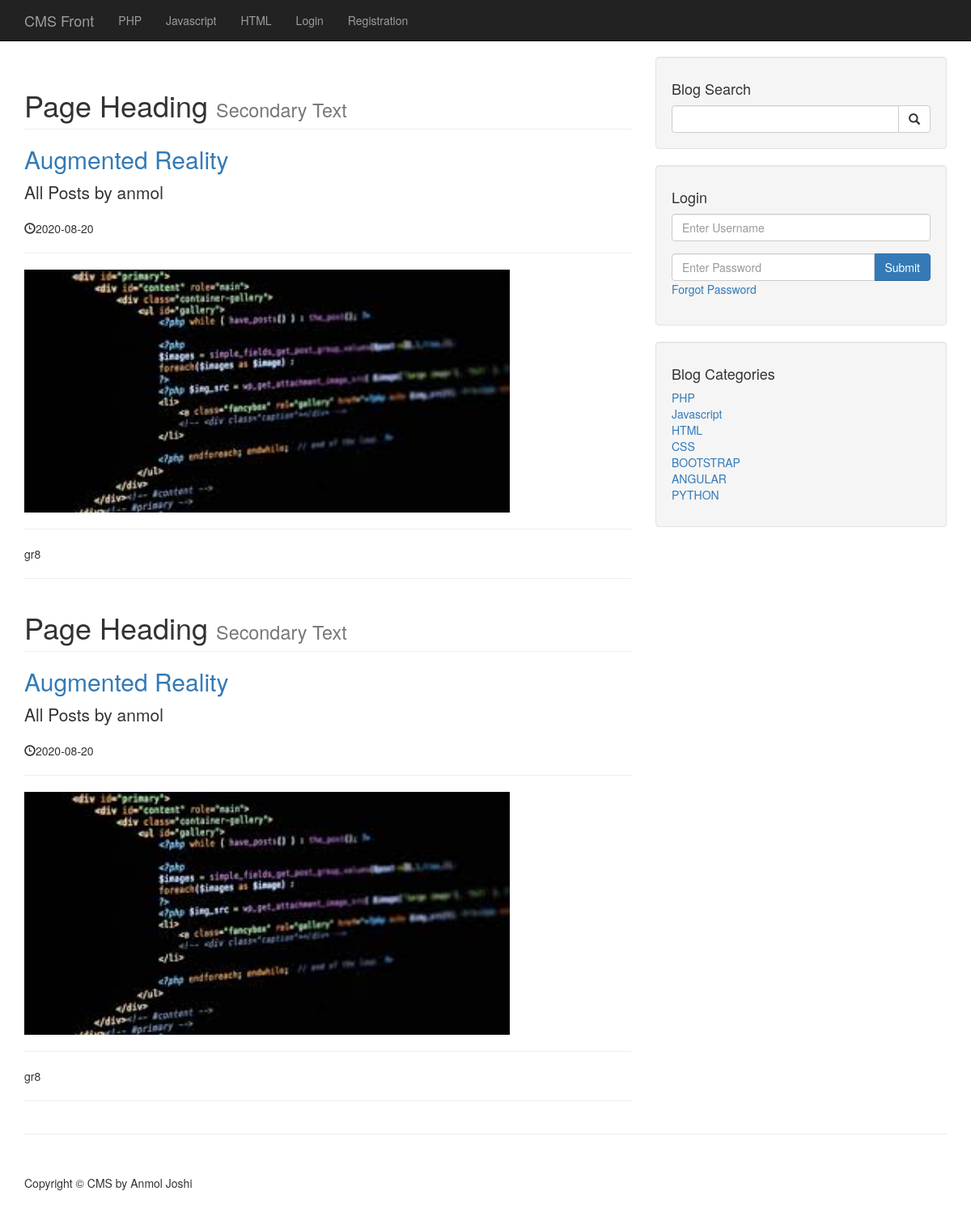
Screenshot of /author_posts.php?author=anmol&p_id=158 with the database file from the repository.
### tables this page shows
CREATE TABLE `categories` (
  `cat_id` int(3) NOT NULL,
  `cat_title` varchar(255) NOT NULL
);

CREATE TABLE `posts` (
  `post_id` int(3) NOT NULL,
  `post_category_id` int(3) NOT NULL,
  `post_title` varchar(255) NOT NULL,
  `post_author` varchar(255) NOT NULL,
  `post_user` varchar(255) NOT NULL,
  `post_date` date NOT NULL,
  `post_image` text NOT NULL,
  `post_content` text NOT NULL,
  `post_tags` varchar(255) NOT NULL,
  `post_comment_count` varchar(255) NOT NULL,
  `post_status` varchar(255) NOT NULL DEFAULT 'draft',
  `post_views_count` int(11) NOT NULL,
  `likes` int(11) NOT NULL
);

### admin/functions.php (called while the page is built, shortened)
<?php
function isLoggedIn(){
    return false;
}
?>

### author_posts.php (the view, shortened to what this page needs)
<?php include "includes/header.php"; ?>
<?php include "includes/nav.php"; ?>
    <div class="container">
        <div class="row">
            <div class="col-md-8">
            <?php
        if(isset($_GET['p_id'])){
            $the_post_author=$_GET['author'];
        }
              $query="SELECT * FROM posts WHERE post_user='{$the_post_author}' ";
                 $select_all_posts_query=mysqli_query($connection,$query);
                    while($row =mysqli_fetch_assoc($select_all_posts_query)){
                         $post_title=$row['post_title'];
                         $post_author=$row['post_user'];
                         $post_date=$row['post_date'];
                         $post_image=$row['post_image'];
                         $post_content=$row['post_content'];
                ?>
                 <h1 class="page-header">
                    Page Heading
                    <small>Secondary Text</small>
                </h1>
                <h2>
                    <a href="#"><?php echo $post_title ?></a>
                </h2>
                <p class="lead">
                   All Posts by  <?php echo $post_author ?>
                </p>
                <p><span class="glyphicon glyphicon-time"></span><?php echo $post_date ?></p>
                <hr>
                <img width="600px" height="300px" class="img-responsive" src="images/<?php echo $post_image;?>" alt="">
                <hr>
                <p><?php echo $post_content ?></p>
                <hr>
               <?php   } ?>
            </div>
            <?php include "includes/sidebar.php"; ?>
        </div>
        <hr>
       <?php include "includes/footer.php"; ?>

### includes/nav.php (shortened to what this page needs)
<nav class="navbar navbar-inverse navbar-fixed-top" role="navigation">
     <div class="container">
         <div class="navbar-header">
             <a class="navbar-brand" href="/cms">CMS Front</a>
         </div>
         <div class="collapse navbar-collapse" id="bs-example-navbar-collapse-1">
             <ul class="nav navbar-nav">
               <?php
 $query = "SELECT * FROM categories LIMIT 3";
 $select_all_categories_query = mysqli_query($connection,$query);
 while($row = mysqli_fetch_assoc($select_all_categories_query)) {
    $cat_title = $row['cat_title'];
    $cat_id = $row['cat_id'];
     echo "<li><a href='/cms/category/{$cat_id}'>{$cat_title}</a></li>";
 }
 ?>
                 <?php if(isLoggedIn()): ?>
                     <li>
                         <a href="admin">Admin</a>
                     </li>
                     <li>
                         <a href="/cms/includes/logout.php">Logout</a>
                     </li>
                 <?php else: ?>
                     <li>
                         <a href="/cms/login.php">Login</a>
                     </li>
                 <?php endif; ?>
                  <li>
                     <a href="/cms/registration">Registration</a>
                 </li>
             </ul>
         </div>
     </div>
 </nav>

### includes/sidebar.php (shortened to what this page needs)
<div class="col-md-4">
<div class="well">
    <h4>Blog Search</h4>
    <form action="search.php" method="post">
    <div class="input-group">
        <input name="search" type="text" class="form-control">
        <span class="input-group-btn">
            <button name="submit" class="btn btn-default" type="submit">
                <span class="glyphicon glyphicon-search"></span>
        </button>
        </span>
    </div>
    </form>
</div>
<div class="well">
<?php if(isset($_SESSION['user_role'])): ?>
<h4>Logged in as <?php echo $_SESSION['username'] ?></h4>
<a href="includes/logout.php" class="btn btn-primary">Logout</a>
<?php else: ?>
<h4>Login</h4>
<form method="post">
<div class="form-group">
    <input name="username" type="text" class="form-control" placeholder="Enter Username">
</div>
  <div class="input-group">
    <input name="password" type="password" class="form-control" placeholder="Enter Password">
    <span class="input-group-btn">
       <button class="btn btn-primary" name="login" type="submit">Submit
       </button>
    </span>
   </div>
    <div class="form-group">
        <a href="forgot.php?forgot=<?php echo uniqid(true); ?>">Forgot Password</a>
    </div>
</form>
<?php endif; ?>
</div>
<div class="well">
<?php
$query = "SELECT * FROM categories";
$select_categories_sidebar = mysqli_query($connection,$query);
?>
 <h4>Blog Categories</h4>
    <div class="row">
        <div class="col-lg-12">
            <ul class="list-unstyled">
              <?php
while($row = mysqli_fetch_assoc($select_categories_sidebar )) {
$cat_title = $row['cat_title'];
$cat_id = $row['cat_id'];
echo "<li><a href='category.php?category=$cat_id'>{$cat_title}</a></li>";
}
            ?>
            </ul>
        </div>
    </div>
</div>
</div>

### css/blog-home.css (style rules this page uses)
body { padding-top: 70px; }

### rows the page displays
categories: cat_title "PHP"
categories: cat_title "Javascript"
categories: cat_title "HTML"
posts: post_title "Augmented Reality", post_user "anmol", post_date "2020-08-20", post_image (picture), post_content "gr8"
posts: post_title "Augmented Reality", post_user "anmol", post_date "2020-08-20", post_image (picture), post_content "gr8"
categories: cat_title "CSS"
categories: cat_title "BOOTSTRAP"
categories: cat_title "ANGULAR"
categories: cat_title "PYTHON"
